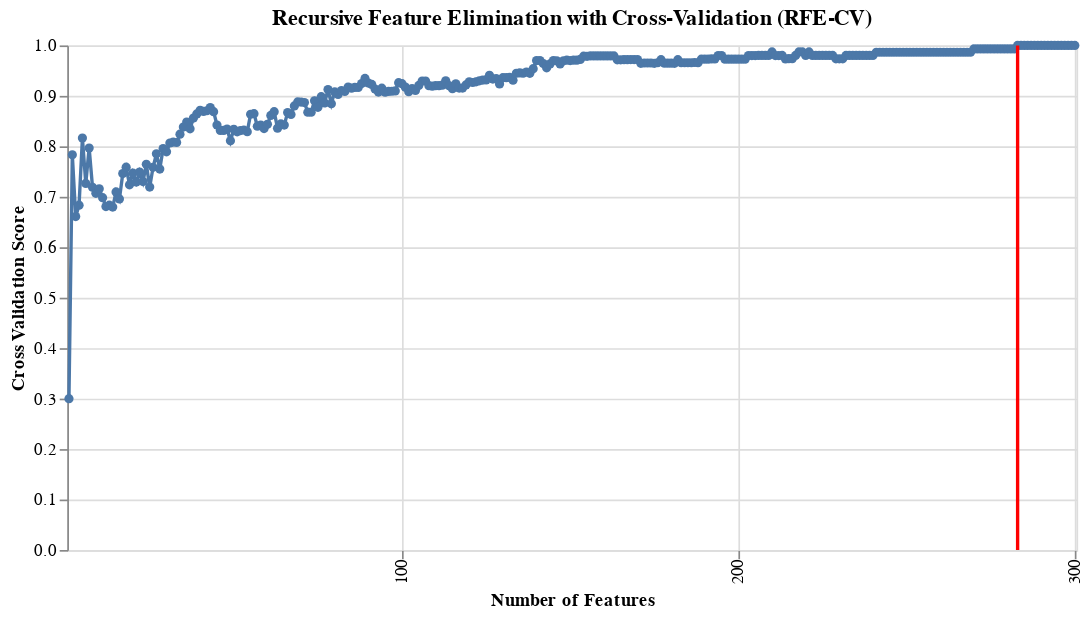

The notebook cell saved with this chart:
### Markdown cell above
__Recursive Feature Elimination with Cross-Validation__  
The plot (RFE-CV) shows the relationship between the number of selected features and the cross-validated score (accuracy in this case). Here's how to interpret the plot:

* X-axis (Number of Features Selected):  
Each point on the x-axis represents the number of features selected during the RFE process. It starts from 1 and goes up to the total number of features in your dataset.  
* Y-axis (Cross-Validated Score):  
The y-axis represents the cross-validated score (accuracy in this case) corresponding to the number of features selected. The higher the y-value, the better the model's performance.  

* Plot Shape:  
The elbow or plateau in the plot is the point where adding more features doesn't significantly improve the cross-validated score. We want to find a balance between the number of features and the model's performance.

### Code cell
alt.themes.enable("fivethirtyeight")

# Create Altair chart with attribute syntax
chart = alt.Chart(data=results_df_ext, width=600).mark_line(point=True)

chart = chart.encode(
    x=alt.X('Number_of_Features:O', 
            axis=alt.Axis(ticks=True, labels=True, 
                          values=list(range(0, max_features+1, 100)), 
                          title='Number of Features',
                          grid=True,  # Show gridlines
                          domain=False,  # Hide x-axis line
                          labelAlign='right',  # Align labels to the right for better readability
                          labelPadding=0,  # Add padding to labels
                          tickMinStep=100)  # Set the interval between ticks
           ),
    y=alt.Y('Cross_Validated_Score:Q',
           axis=alt.Axis(title='Cross Validation Score')),
    tooltip=['Number_of_Features:O', 'Cross_Validated_Score:Q']
)

chart = chart.properties(
    title='Recursive Feature Elimination with Cross-Validation (RFE-CV)'  # Add the title here
)

# Add a vertical red line to represent optimal_num_features
red_line = alt.Chart(pd.DataFrame({'x': [optimal_num_features]})).mark_rule(color='red', strokeWidth=2).encode(x='x:O')

# Combine the main chart and the red line
combined_chart = chart + red_line

# Show the chart
combined_chart

### Figure 1 — Vega-Lite specification as saved in the notebook (floating-point values rounded to 4 significant figures; data arrays with more than 128 entries replaced by an {"elided": "..."} marker saying what was removed)
{"usermeta": {"embedOptions": {"theme": "fivethirtyeight"}}, "config": {"view": {"continuousWidth": 400, "continuousHeight": 300}}, "layer": [{"data": {"name": "data-cf83224980b9fdce24109ef290872fef"}, "mark": {"type": "line", "point": true}, "encoding": {"tooltip": [{"field": "Number_of_Features", "type": "ordinal"}, {"field": "Cross_Validated_Score", "type": "quantitative"}], "x": {"axis": {"domain": false, "grid": true, "labelAlign": "right", "labelPadding": 0, "labels": true, "tickMinStep": 100, "ticks": true, "title": "Number of Features", "values": [0, 100, 200, 300]}, "field": "Number_of_Features", "type": "ordinal"}, "y": {"axis": {"title": "Cross Validation Score"}, "field": "Cross_Validated_Score", "type": "quantitative"}}, "title": "Recursive Feature Elimination with Cross-Validation (RFE-CV)", "width": 600}, {"data": {"name": "data-cab9256e5f4e9dc38d9e619ee3fb870e"}, "mark": {"type": "rule", "color": "red", "strokeWidth": 2}, "encoding": {"x": {"field": "x", "type": "ordinal"}}}], "$schema": "https://vega.github.io/schema/vega-lite/v4.17.0.json", "datasets": {"data-cf83224980b9fdce24109ef290872fef": {"elided": "300 records"}, "data-cab9256e5f4e9dc38d9e619ee3fb870e": [{"x": 283}]}}
